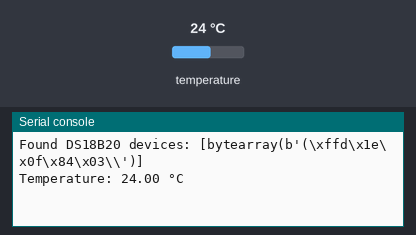
The program below on a simulated MicroPython board. On the bench: the last lines printed to the serial console. The inputs (shaded band) are chosen by the test bench; at power-on: temperature 24 °C.

Above: at 1.2 s.
1.3 s: temperature set to 12 °C
At 4.3 s:
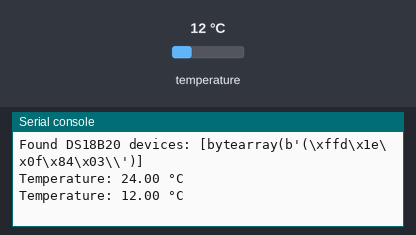
4.9 s: temperature set to 19 °C
At 7.4 s:
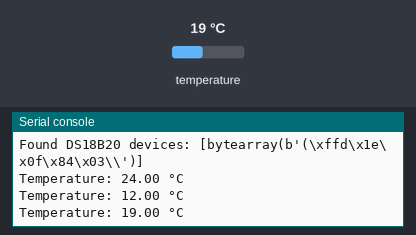
Timing chart, 0 to 8.9 s (numbered marks = the images above; inputs shaded):
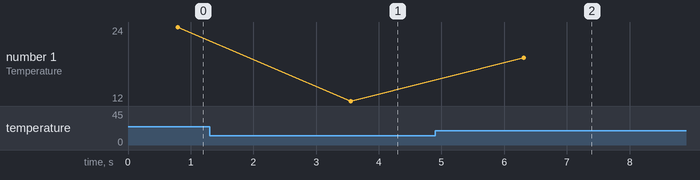

The program:

Temperature.py
```python
import machine
import onewire
import ds18x20
import time


ds_pin = machine.Pin(4)


ds_sensor = ds18x20.DS18X20(onewire.OneWire(ds_pin))


roms = ds_sensor.scan()
print('Found DS18B20 devices:', roms)


while True:
    try:
        ds_sensor.convert_temp()
        time.sleep_ms(750)
        for rom in roms:
            temp = ds_sensor.read_temp(rom)
            print("Temperature: {:.2f} °C".format(temp))
        time.sleep(2)

    except Exception as e:
        print("Error:", e)
        time.sleep(2)
```

Measured:
- after the input at 1.3 s, the serial console: prints a new line after 2.3 s (image 1)
- after the input at 4.9 s, the serial console: prints a new line after 1.4 s (image 2)
- plotted number 1: 24 → 12 after the input at 1.3 s, 12 → 19 after the input at 4.9 s
